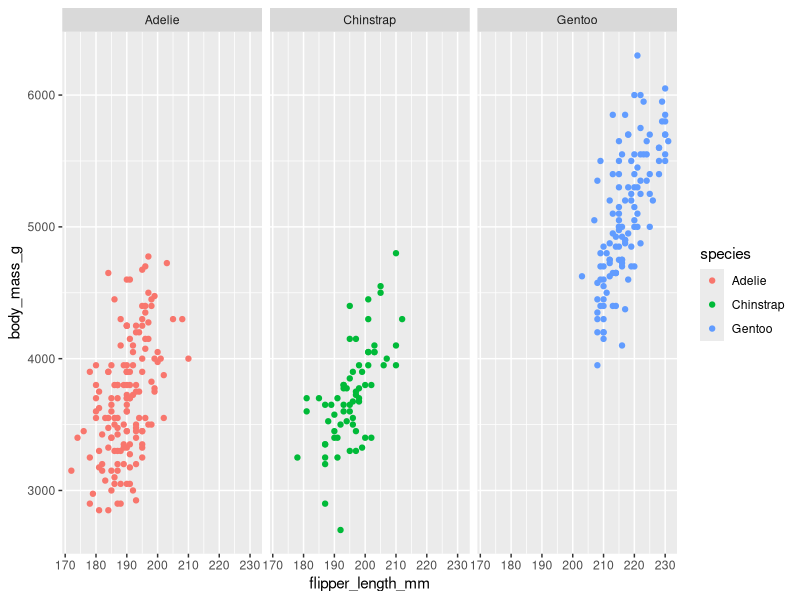
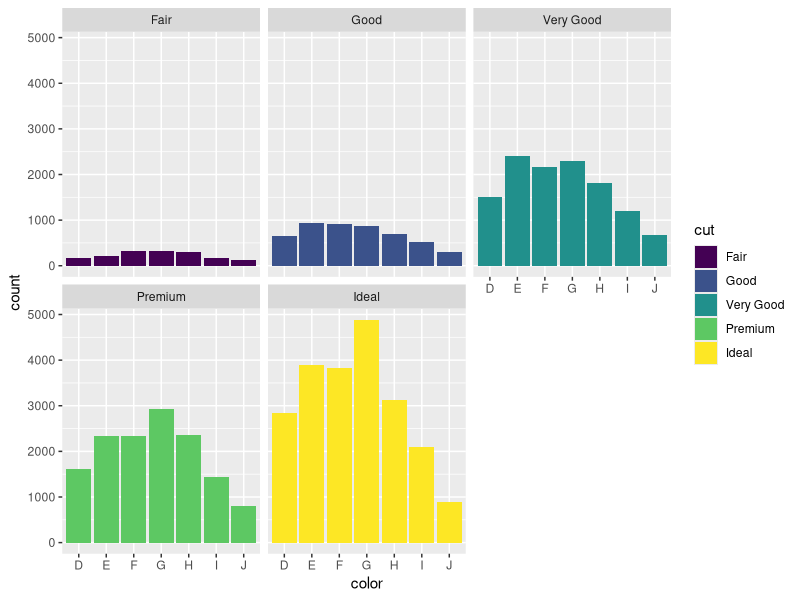
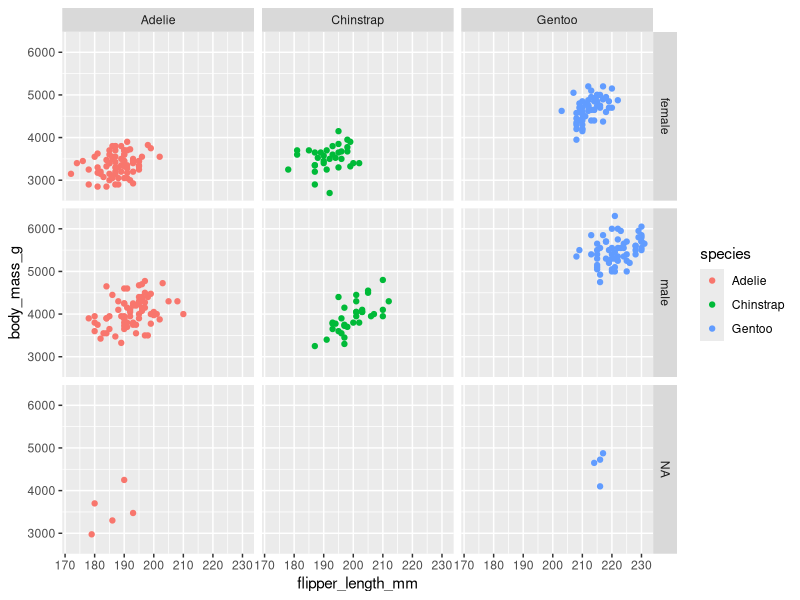

R code for these plots, in order:
#facets

library(ggplot2)
library(palmerpenguins)

#facets for each species makes a different plot
ggplot(data = penguins, aes(x=flipper_length_mm, y=body_mass_g))+
  geom_point(aes(color=species))+
  facet_wrap(~species)

#facets for each diamond cut makes a different plot

ggplot(data = diamonds)+
  geom_bar(mapping=aes(x=color, fill=cut))+
  facet_wrap(~cut)


#facet_grid

ggplot(data = penguins)+
  geom_point(mapping=aes(x=flipper_length_mm, y=body_mass_g, color=species))+
  facet_grid(sex~species)
